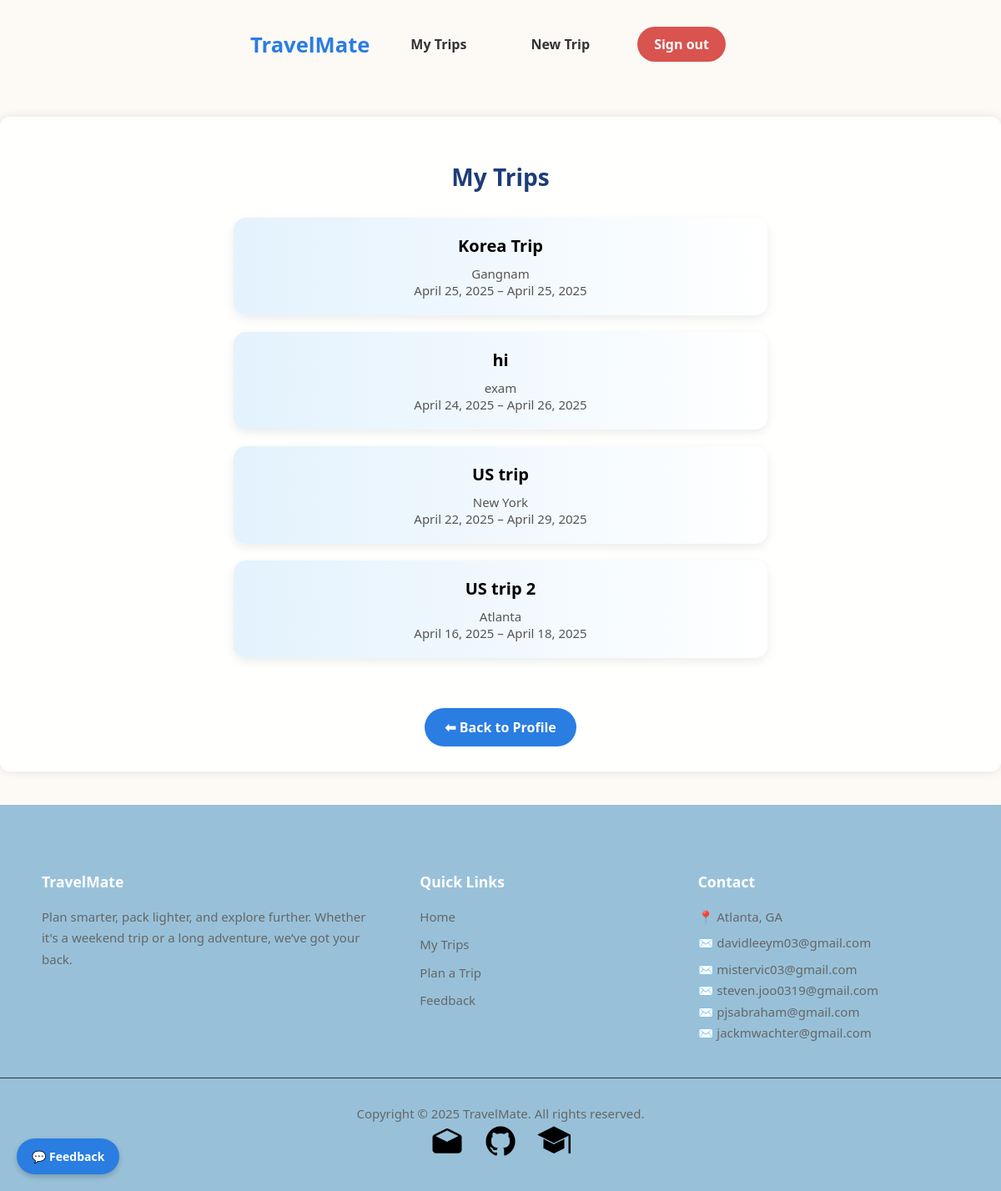
Before: /trips/list/ (signed in) with the older database file.
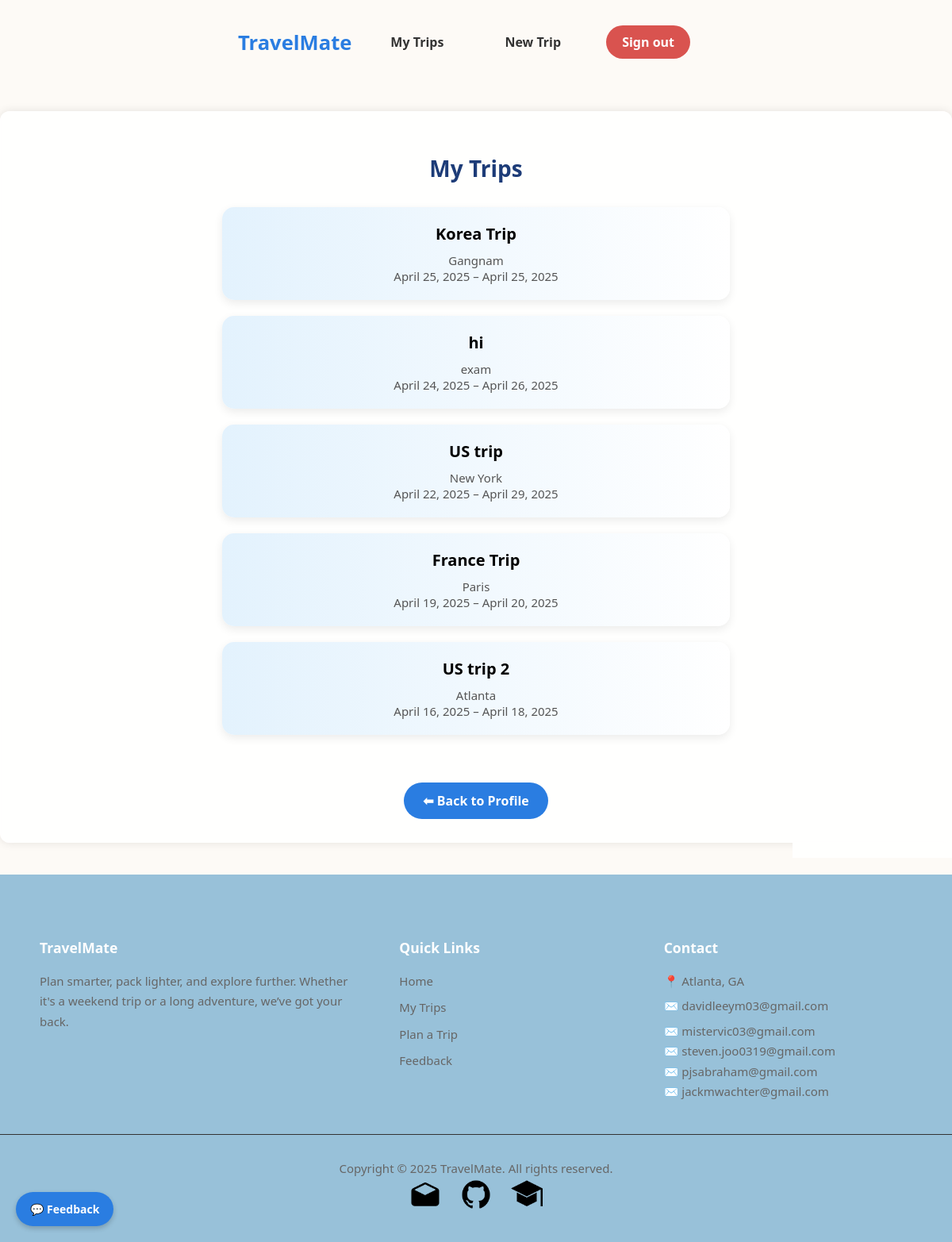
After: the same page with the newer database file.
### trips/models.py (models this page shows, shortened)
class Trip(models.Model):
    TRIP_TYPE_CHOICES = [
        ('beach', 'Beach'),
        ('city', 'City'),
        ('hiking', 'Hiking'),
        ('business', 'Business'),
        ('snow', 'Snow / Ski'),
        ('other', 'Other'),
    ]
    user = models.ForeignKey(get_user_model(), on_delete=models.CASCADE)
    name = models.CharField(max_length=100)
    destination = models.CharField(max_length=100)
    start_date = models.DateField()
    end_date = models.DateField()
    trip_type = models.CharField(max_length=50, choices=TRIP_TYPE_CHOICES, default='other')
    manually_cleared = models.BooleanField(default=False)
    is_public = models.BooleanField(default=False)
    share_token = models.CharField(max_length=12, unique=True, blank=True, null=True)

### trips/views.py (the view)
# urls.py: path('list/', views.trip_list, name='trip_list'),
@login_required
def trip_list(request):
    trips = Trip.objects.filter(user=request.user).order_by('-start_date')
    return render(request, 'trips/trip_list.html', {'trips': trips})

### trips/templates/trips/trip_list.html (shortened to what this page needs)
{% extends 'base.html' %}
{% load static %}
{% block content %}
    <div style="text-align: center;">
        <h2 style="color: #1d3c78; margin-bottom: 30px; font-size: 28px; font-weight: 700;">My Trips</h2>
        <div class="trip-list">
            {% for trip in trips %}
                <a href="{% url 'trip_detail' trip.id %}" class="trip-card-link">
                    <div class="trip-card">
                        <div class="trip-title">{{ trip.name }}</div>
                        <div class="trip-info">
                            {{ trip.destination }}<br>
                            {{ trip.start_date }} – {{ trip.end_date }}
                        </div>
                    </div>
                </a>
            {% empty %}
                <p style="font-size: 16px; color: #777;">You have no trips yet.</p>
            {% endfor %}
        </div>
        <a href="{% url 'profile' %}" class="button" style="
            margin-top: 40px;
            background-color: #2a7de1;
            padding: 12px 24px;
            display: inline-block;
            border-radius: 25px;
            font-weight: 600;
            text-decoration: none;
            color: white;
            transition: background 0.3s ease;">
    ⬅ Back to Profile
        </a>
    </div>
{% endblock %}

Changed rows visible on the page:
added Trip: name "France Trip", destination "Paris", start_date "April 19, 2025", end_date "April 20, 2025"
